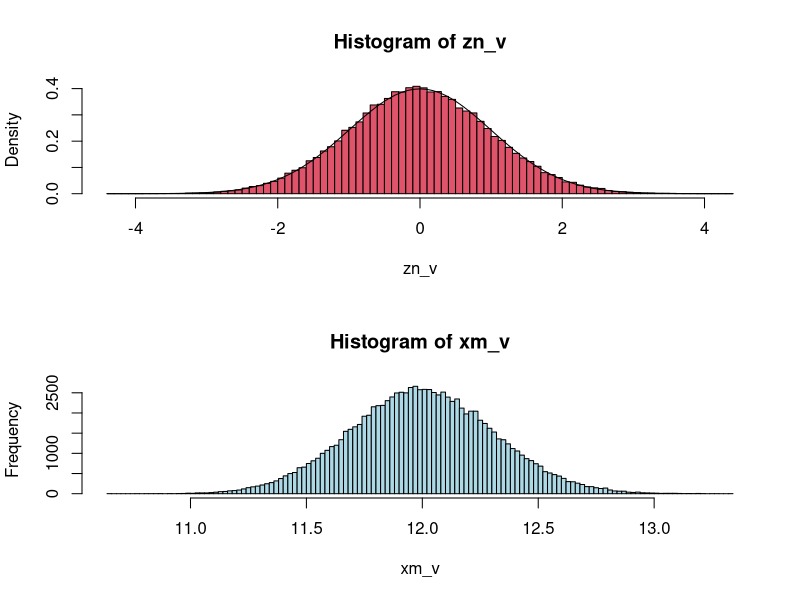

Here is the R script that generated this plot:
#Simulación del teorema del límite central
#con valores que tienen una distribución gamma con paremetro en theta

beta = 4
alpha = 3
n=500
M=1e5
#vectores sin elementos
xm_v=rep(NA,M)
zn_v=rep(NA,M)

for(i in 1:M)
{xv=rgamma(n,alpha,1/beta)
xm_v[i]=mean(xv)
zn_v[i]=sqrt(n)*(mean(xv)-alpha*beta)/(sqrt(alpha)*beta)
}
par(mfrow=c(2,1))
hist(zn_v,prob=TRUE,breaks=100,col=2)
curve(dnorm(x),add=TRUE)
hist(xm_v,breaks = 100,col = "lightblue")

#P(10<Xm<13)Estandarizacion de los valores
b=13
a=10
zb=(b-alpha*beta)*sqrt(n)/(sqrt(alpha)*beta)
zb
za=(a-alpha*beta)*sqrt(n)/(sqrt(alpha)*beta)
za
mean(a<xm_v&xm_v<b)
mean(za<zn_v&zn_v<zb)
#Probabilidad con la normla estandar
pnorm(zb)-pnorm(za)